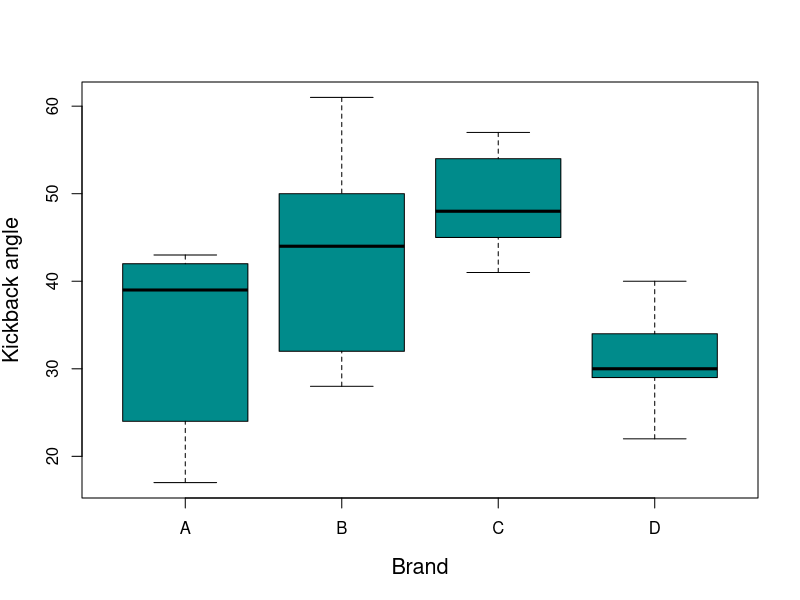
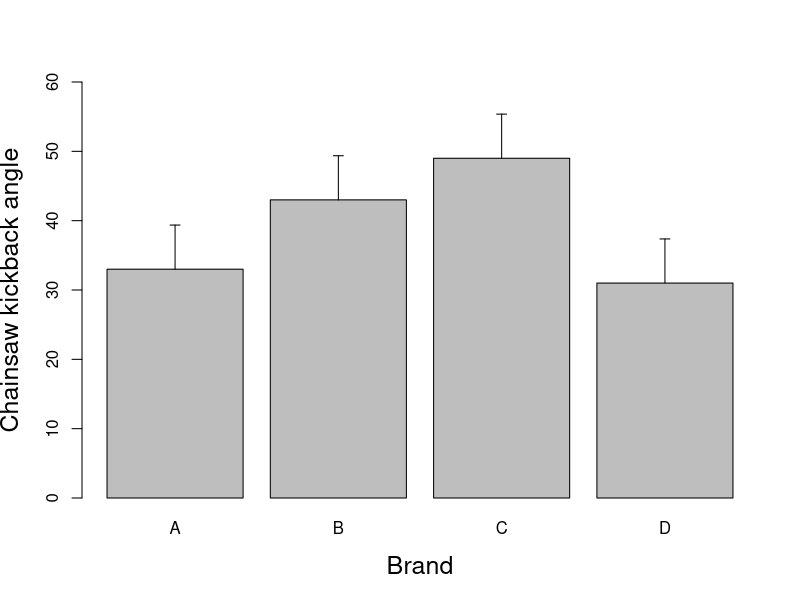
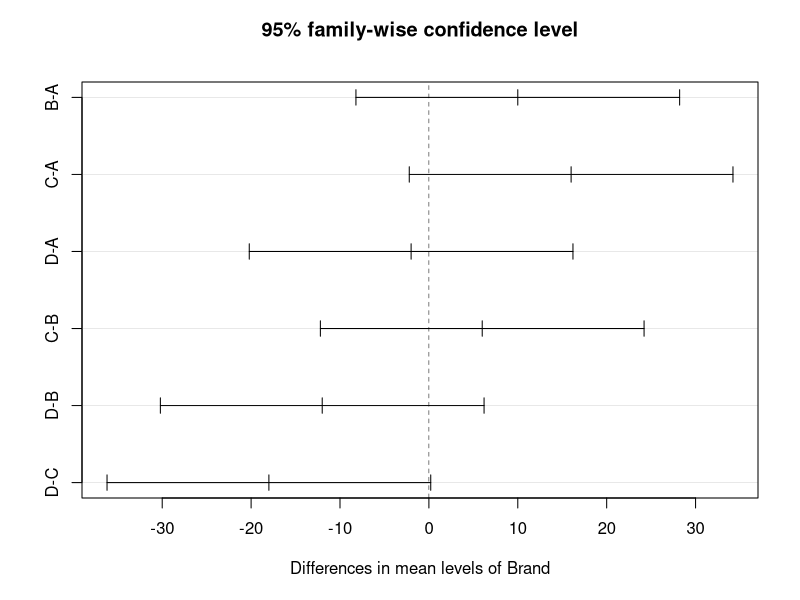

The R source for these figures, in order:
## ----kick-data-----------------------------------------------------------
kick.angle.brandA <- c(42,17,24,39,43)
kick.angle.brandB <- c(28,50,44,32,61)
kick.angle.brandC <- c(57,45,48,41,54)
kick.angle.brandD <- c(29,40,22,34,30)


## ----sawData-------------------------------------------------------------
n <- length(kick.angle.brandA)
a <- 4
sawData <- data.frame(
    Kick.angle=c(kick.angle.brandA, kick.angle.brandB,
        kick.angle.brandC, kick.angle.brandD),
    Brand=rep(c("A","B","C","D"), each=n))


## ----boxplot1,fig.show='hide',fig.width=8,fig.height=6,size='scriptsize'----
boxplot(Kick.angle ~ Brand, data=sawData, xlab="Brand",
        ylab="Kickback angle", cex.lab=1.3, col="darkcyan")


## ----aov-out1------------------------------------------------------------
aov.out1 <- aov(Kick.angle ~ Brand, data=sawData)


## ----aov-out1-summary, size='footnotesize'-------------------------------
summary(aov.out1)


## ----model-tables--------------------------------------------------------
model.tables(aov.out1, type="means", se=TRUE)


## ----model-tables-effects------------------------------------------------
model.tables(aov.out1, type="effects", se=TRUE)


## ----ybar, size='footnotesize'-------------------------------------------
ybar. <- mean(sawData$Kick.angle)
ybar.


## ----ybar-i, size='footnotesize'-----------------------------------------
ybar.i <- c(A=mean(kick.angle.brandA), B=mean(kick.angle.brandB),
            C=mean(kick.angle.brandC), D=mean(kick.angle.brandD))
ybar.i


## ----ybar-i-tapply, size='footnotesize'----------------------------------
ybar.i <- tapply(sawData$Kick.angle, sawData$Brand, mean)
ybar.i


## ----SSa-----------------------------------------------------------------
SSa <- n*sum((ybar.i - ybar.)^2)
SSa


## ----y-ij,size='small'---------------------------------------------------
## Extract the response variable
y.ij <- sawData$Kick.angle
## Expand the group means and put them in the correct order
## This will only work if 'ybar.i' has names
ybar.ij <- ybar.i[as.character(sawData$Brand)]
SSw <- sum((y.ij - ybar.ij)^2)
SSw


## ----MSa, size='footnotesize'--------------------------------------------
df1 <- a-1
MSa <- SSa / df1
MSa


## ----MSw, size='footnotesize'--------------------------------------------
df2 <- a*(n-1)
MSw <- SSw / df2
MSw


## ----F-stat, size='footnotesize'-----------------------------------------
F.stat <- MSa / MSw
F.stat


## ----F-crit--------------------------------------------------------------
F.crit <- qf(0.95, df1, df2)
F.crit


## ----p-val---------------------------------------------------------------
p.value <- 1 - pf(F.stat, df1, df2)
p.value


## ----warbler-weight,echo=FALSE-------------------------------------------
set.seed(342)
n <- 20
pop1 <- rnorm(n, 8, sd=1.9)
pop2 <- rnorm(n, 9, sd=1.9)
pop3 <- rnorm(n, 9, sd=1.9)
pop4 <- rnorm(n, 7, sd=1.9)
warblerWeight <- data.frame(weight=c(pop1, pop2, pop3, pop4),
                            food=c(rep("Low", each=n),
                                   rep("Med", each=n),
                                   rep("High", each=n),
                                   rep("Control", each=n)))
write.csv(warblerWeight, "warblerWeight.csv")


## ----barplot2,fig.show='hide',fig.width=8,fig.height=6,size='scriptsize'----
xx <- barplot(ybar.i, ylim=c(0, 60), xlab="Brand", cex.lab=1.5,
              ylab="Chainsaw kickback angle")
mean.SE <- 6.364 # from model.tables(). See slide 9.
arrows(xx, ybar.i, xx, ybar.i+mean.SE, angle=90, length=0.05)


## ----tukey,size='small'--------------------------------------------------
TukeyHSD(aov.out1)


## ----tukey-plot,fig.show='hide',size='footnotesize'----------------------
plot(TukeyHSD(aov.out1))

